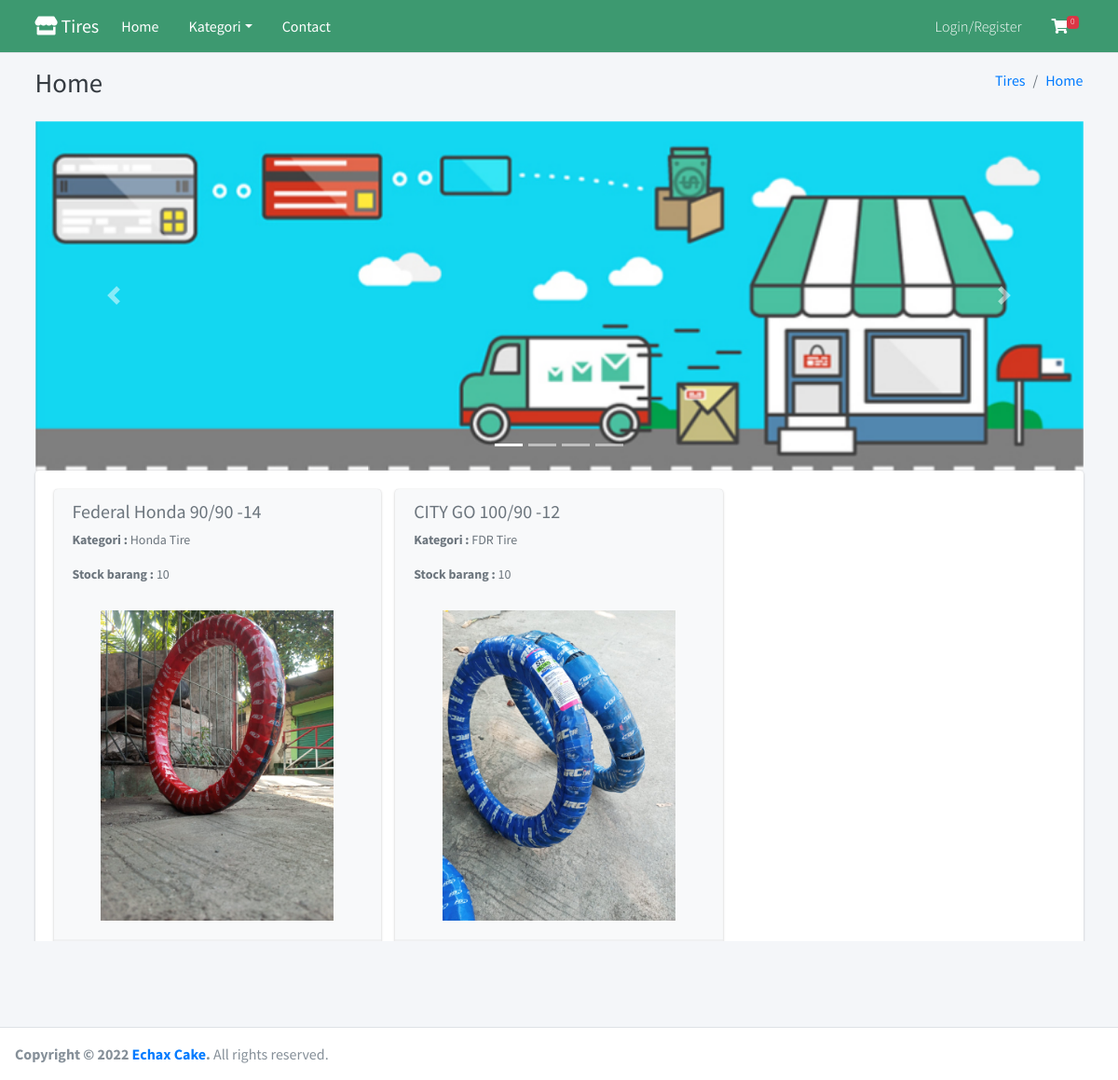
The page /home on the database its author committed.
### tables this page shows
CREATE TABLE `tbl_barang` (
  `id_barang` int(11) NOT NULL,
  `nama_barang` varchar(255) DEFAULT NULL,
  `id_kategori` int(11) DEFAULT NULL,
  `harga` int(11) DEFAULT NULL,
  `deskripsi` mediumtext DEFAULT NULL,
  `gambar` text DEFAULT NULL,
  `stock` int(11) NOT NULL
);

CREATE TABLE `tbl_kategori` (
  `id_kategori` int(11) NOT NULL,
  `nama_kategori` varchar(50) DEFAULT NULL
);

### application/views/layout/v_content.php (called while the page is built)
<?php
if ($isi) {
	$this->load->view($isi);
}

### application/views/layout/v_wrapper_frontend.php (called while the page is built)
<?php
require_once('v_head.php');
require_once('v_header_frontend.php');
require_once('v_nav_frontend.php');
require_once('v_content.php');
require_once('v_footer_frontend.php');

### application/controllers/Home.php (called while the page is built, shortened)
<?php
class Home extends CI_Controller
{
	public function __construct()
	{
		$this->load->model('m_home');
	}
	public function index()
	{
		$data = array(
			'title' => 'Home',
			'barang' => $this->m_home->get_all_data(),
			'isi' => 'v_home',
		);
		$this->load->view('layout/v_wrapper_frontend', $data, FALSE);
	}
}

### index.php (called while the page is built, shortened)
<?php
require_once BASEPATH.'core/CodeIgniter.php';

### application/models/M_home.php (called while the page is built, shortened)
<?php
class M_home extends CI_Model
{
	public function get_all_data()
	{
		$this->db->select('*');
		$this->db->from('tbl_barang');
		$this->db->join('tbl_kategori', 'tbl_kategori.id_kategori = tbl_barang.id_kategori', 'left');
		$this->db->order_by('tbl_barang.id_barang', 'desc');
		return $this->db->get()->result();
	}
	public function get_all_data_kategori()
	{
		$this->db->select('*');
		$this->db->from('tbl_kategori');
		$this->db->order_by('id_kategori', 'desc');
		return $this->db->get()->result();
	}
}

### application/views/v_home.php (the view, shortened to what this page needs)
<div id="carouselExampleIndicators" class="carousel slide" data-ride="carousel">
	<ol class="carousel-indicators">
		<li data-target="#carouselExampleIndicators" data-slide-to="0" class="active"></li>
		<li data-target="#carouselExampleIndicators" data-slide-to="1"></li>
		<li data-target="#carouselExampleIndicators" data-slide-to="2"></li>
		<li data-target="#carouselExampleIndicators" data-slide-to="3"></li>
	</ol>
	<div class="carousel-inner">
		<div class="carousel-item active">
			<img class="d-block w-100" src="<?= base_url() ?>assets/slider/slider2.jpg">
		</div>
	</div>
	<a class="carousel-control-prev" href="#carouselExampleIndicators" role="button" data-slide="prev">
		<span class="carousel-control-prev-icon" aria-hidden="true"></span>
	</a>
	<a class="carousel-control-next" href="#carouselExampleIndicators" role="button" data-slide="next">
		<span class="carousel-control-next-icon" aria-hidden="true"></span>
	</a>
</div>
<div class="card card-solid">
	<div class="card-body pb-0">
		<div class="row">
			<?php foreach ($barang as $key => $value) { ?>
				<div class="col-sm-4">
					<?php
					echo form_open('belanja/add');
					?>
					<div class="card bg-light">
						<div class="card-header text-muted border-bottom-0">
							<h2 class="lead"><b><?= $value->nama_barang ?></b></h2>
							<p class="text-muted text-sm"><b>Kategori : </b><?= $value->nama_kategori ?></p>
							<p class="text-muted text-sm"><b>Stock barang : </b><?= $value->stock ?></p>
						</div>
						<div class="card-body pt-0">
							<div class="row">
								<div class="col-12 text-center">
									<img src="<?= base_url('assets/gambar/' . $value->gambar) ?>" class="img-fluid" width="250px">
								</div>
							</div>
						</div>
						<div class="card-footer">
							<div class="row">
								<div class="col-sm-6">
									<div class="text-left">
										<h4><span class="badge bg-primary">Rp. <?= number_format($value->harga, 0) ?></span></h4>
									</div>
								</div>
								<div class="col-sm-6">
									<div class="text-right">
										<a href="<?= base_url('home/detail_barang/' . $value->id_barang)  ?>" class="btn btn-sm btn-success">
											<i class="fas fa-eye"></i>
										</a>
										<button type="submit" class="btn btn-sm btn-primary swalDefaultSuccess">
											<i class="fas fa-cart-plus"> Add</i>
										</button>
									</div>
								</div>
							</div>
						</div>
					</div>
					<?php echo form_close(); ?>
				</div>
			<?php } ?>
		</div>
	</div>
</div>

### rows shown on the page
tbl_barang: nama_barang "Federal Honda 90/90 -14", id_kategori.nama_kategori "Honda Tire", stock "10", gambar (picture)
tbl_barang: nama_barang "CITY GO 100/90 -12", id_kategori.nama_kategori "FDR Tire", stock "10", gambar (picture)

### other values the page prints
$jml_item "0"
$title "Home"
